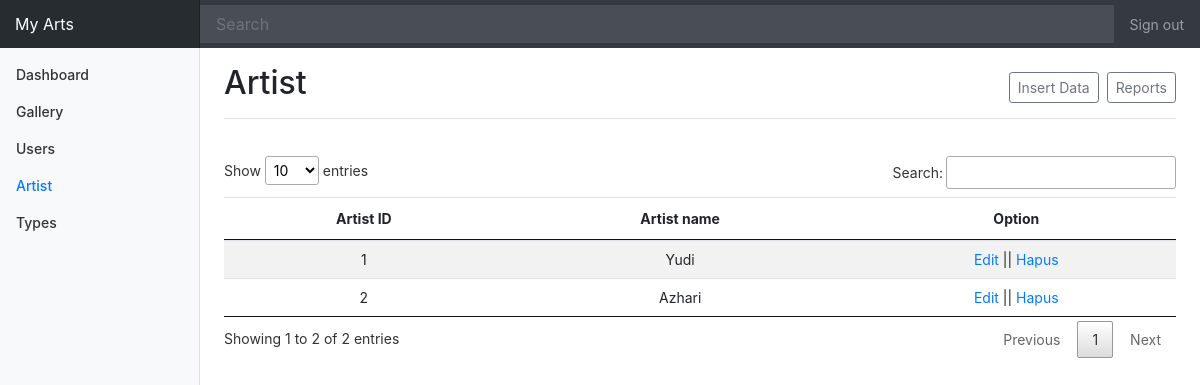
The page /Artist/artist.php (signed in) on the database its author committed.
### tables this page shows
CREATE TABLE `artist` (
  `artist_id` int(11) NOT NULL,
  `artist_name` varchar(50) DEFAULT NULL
);

### Artist/artist.php (the view, shortened to what this page needs)
<!DOCTYPE html>
<html lang="en">
<head>
    <link rel="stylesheet" href="../assets/css/bootstrap.min.css">
    <link rel="stylesheet" href="../assets/datatable/datatables.min.css">
    <link rel="stylesheet" href="../assets/css/style.css">
</head>
<body>
    <nav class="navbar navbar-dark sticky-top bg-dark flex-md-nowrap p-0">
        <a class="navbar-brand col-sm-3 col-md-2 mr-0" href="#">My Arts</a>
        <input class="form-control form-control-dark w-100" type="text" placeholder="Search" aria-label="Search">
        <ul class="navbar-nav px-3">
            <li class="nav-item text-nowrap">
                <a class="nav-link" href="logout.php">Sign out</a>
            </li>
        </ul>
    </nav>
    <div class="container-fluid">
        <div class="row">
            <nav class="col-md-2 d-none d-md-block bg-light sidebar">
                <div class="sidebar-sticky">
                    <ul class="nav flex-column">
                        <li class="nav-item">
                            <a class="nav-link" href="../dashboard.php">
                                Dashboard
                            </a>
                        </li>
                        <li class="nav-item">
                            <a class="nav-link " href="../Gallery/gallery.php">
                                Gallery
                            </a>
                        </li>
                        <li class="nav-item">
                            <a class="nav-link " href="../Users/users.php">
                                Users
                            </a>
                        </li>
                        <li class="nav-item">
                            <a class="nav-link active" href="artist.php">
                                Artist
                            </a>
                        </li>
                        <li class="nav-item">
							               <a class="nav-link " href="../Types/Types.php">
								                    Types
							               </a>
						</li>
                    </ul>
                </div>
            </nav>
            <main role="main" class="col-md-9 ml-sm-auto col-lg-10 pt-3 px-4">
                <div class="d-flex justify-content-between flex-wrap flex-md-nowrap align-items-center pb-2 mb-3 border-bottom">
                    <h1 class="h2">Artist</h1>
                    <div class="btn-toolbar mb-2 mb-md-0">
                        <div class="btn-group mr-2">
                            <a href="artist_insert.php" type="button" class="btn btn-sm btn-outline-secondary">Insert Data</a>
                        </div>
                        <button class="btn btn-sm btn-outline-secondary">
                            Reports
                        </button>
                    </div>
                </div>
                <div class="mt-2 table-responsive">
                    <table id="test" class="table table-striped table-sm">
                        <thead>
                            <tr>
                                <th>Artist ID</th>
                                <th>Artist name</th>
                                <th>Option</th>
                            </tr>
                        </thead>
                        <tbody>
                            <?php
                            include "../conn.php";
                            $SQL = "SELECT * FROM artist";
                            $result = mysqli_query($koneksi, $SQL);
                            foreach ($result as $row) {
                                echo ("<tr>");
                                echo ("<td>" . $row['artist_id'] . "</td>");
                                echo ("<td>" . $row['artist_name'] . "</td>");
                                echo ('<td>');
                                echo ('<a href="artist_update.php?id=' . $row["artist_id"] . '"> Edit </a> ||');
                                echo ('<a href="artist_delete.php?id=' . $row["artist_id"] . '"> Hapus </a> ');
                                echo ('</td>');
                                echo ("</tr>");
                            }
                            ?>
                        </tbody>
                    </table>
                </div>
            </main>
        </div>
    </div>
</body>
</html>

### assets/css/style.css (style rules this page uses)
body { font-size: .875rem; }
.sidebar { position: fixed; top: 0; bottom: 0; left: 0; z-index: 100; padding: 0; box-shadow: inset -1px 0 0 rgba(0, 0, 0, .1); }
.sidebar-sticky { position: -webkit-sticky; position: sticky; top: 48px; height: calc(100vh - 48px); padding-top: .5rem; overflow-x: hidden; overflow-y: auto; }
.sidebar .nav-link { font-weight: 500; color: #333; }
.sidebar .nav-link.active { color: #007bff; }
.navbar-brand { padding-top: .75rem; padding-bottom: .75rem; font-size: 1rem; background-color: rgba(0, 0, 0, .25); box-shadow: inset -1px 0 0 rgba(0, 0, 0, .25); }
.navbar .form-control { padding: .75rem 1rem; border-width: 0; border-radius: 0; }
.form-control-dark { color: #fff; background-color: rgba(255, 255, 255, .1); border-color: rgba(255, 255, 255, .1); }
.border-bottom { border-bottom: 1px solid #e5e5e5; }

### Artist/artist.php (style rules this page uses)
td, th { vertical-align: middle; text-align: center; }

### rows shown on the page
artist: artist_id "1", artist_name "Yudi"
artist: artist_id "2", artist_name "Azhari"
